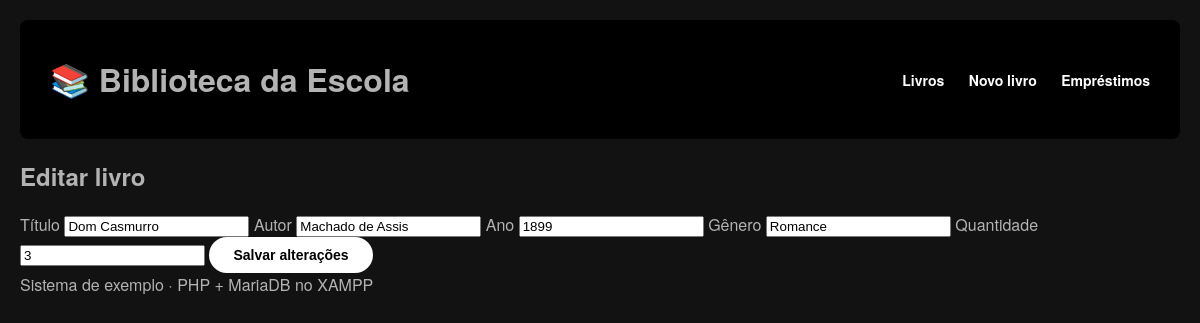
Screenshot of /editar.php?id=1 with the database file from the repository.
### tables this page shows
CREATE TABLE livros (
  id          INT AUTO_INCREMENT PRIMARY KEY,
  titulo      VARCHAR(150) NOT NULL,
  autor       VARCHAR(100) NOT NULL,
  ano         INT,
  genero      VARCHAR(50),
  quantidade  INT NOT NULL DEFAULT 1
);

### conexao.php (called while the page is built, shortened)
<?php
function e($texto) {
    return htmlspecialchars((string)$texto, ENT_QUOTES, 'UTF-8');
}

### editar.php (the view, shortened to what this page needs)
<?php
require 'conexao.php';
$id = (int)($_GET['id'] ?? $_POST['id'] ?? 0);
$consulta = $pdo->prepare("SELECT * FROM livros WHERE id = :id");
$consulta->execute([':id' => $id]);
$livro = $consulta->fetch();
require 'topo.php';
?>
<h2>Editar livro</h2>
<form method="post" class="ficha">
  <label>Título <input name="titulo" value="<?= e($livro['titulo']) ?>" required maxlength="150"></label>
  <label>Autor <input name="autor" value="<?= e($livro['autor']) ?>" required maxlength="100"></label>
  <label>Ano <input name="ano" type="number" value="<?= e($livro['ano']) ?>"></label>
  <label>Gênero <input name="genero" value="<?= e($livro['genero']) ?>" maxlength="50"></label>
  <label>Quantidade <input name="quantidade" type="number" min="1" value="<?= e($livro['quantidade']) ?>" required></label>
  <button>Salvar alterações</button>
</form>
<?php require 'rodape.php'; ?>

### estilo.css (style rules this page uses)
body { background-color: #121212; color: #B3B3B3; font-family: 'Montserrat', 'Helvetica Neue', Helvetica, Arial, sans-serif; margin: 0; padding: 20px; }
button, input[type="submit"] { background-color: #FFFFFF; color: #000000; border: none; padding: 10px 24px; font-weight: 700; font-size: 14px; border-radius: 50px; cursor: pointer; transition: transform 0.2s, background-color 0.2s; }

### rows the page displays
livros: titulo "Dom Casmurro", autor "Machado de Assis", ano "1899", genero "Romance", quantidade "3"
